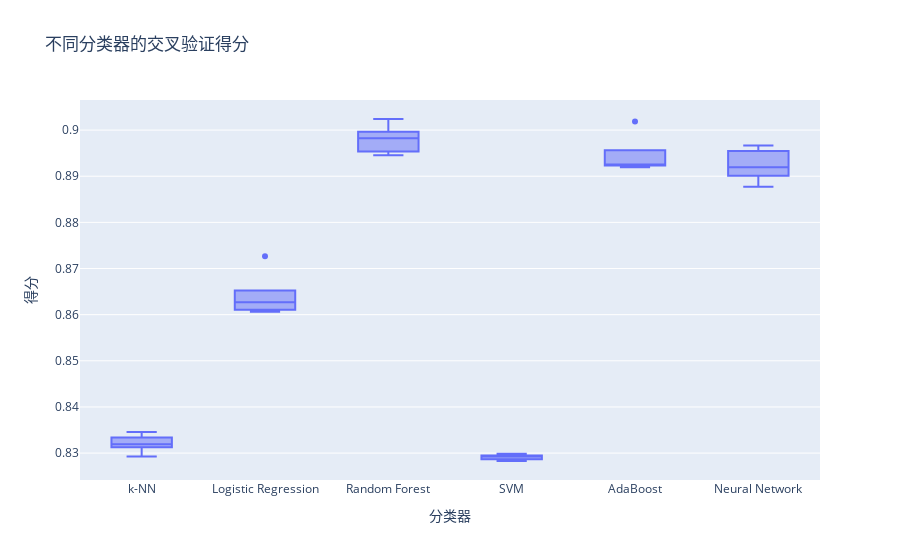

Notebook source saved alongside this figure:
### Code cell
# 划分特征和目标列
X = df.drop(columns=['tackle_assist_success'])
y = df['tackle_assist_success']

# 将'tackle_assist_success'列转换为二进制分类目标
threshold = 0.5
y = (y > threshold).astype(int)

# 划分数据集为80%训练集和20%验证集
X_train, X_valid, y_train, y_valid = train_test_split(X, y, test_size=0.2, random_state=42)

# 初始化不同的分类器
classifiers = {
    'k-NN': KNeighborsClassifier(),
    'Logistic Regression': LogisticRegression(),
    'Random Forest': RandomForestClassifier(),
    'SVM': SVC(),
    'AdaBoost': AdaBoostClassifier(),
    'Neural Network': MLPClassifier()
}

# 存储不同分类器的交叉验证得分
scores = {}

for clf_name, clf in classifiers.items():
    # 计算交叉验证得分
    cv_scores = cross_val_score(clf, X_train, y_train, cv=5)
    scores[clf_name] = cv_scores

# 将得分数据转换为DataFrame
scores_df = pd.DataFrame(scores)

# 使用Plotly绘制箱型图
fig = px.box(scores_df, title='不同分类器的交叉验证得分',
             labels={'variable': '分类器', 'value': '得分'},
             boxmode='group')

# 显示图形
fig.show()

### Figure 1 — Plotly figure (JSON) as saved in the notebook; plotly's stock layout.template omitted (floating-point values rounded to 4 significant figures)
{"data": [{"alignmentgroup": "True", "hovertemplate": "分类器=%{x}<br>得分=%{y}<extra></extra>", "legendgroup": "", "marker": {"color": "#636efa"}, "name": "", "notched": false, "offsetgroup": "", "orientation": "v", "showlegend": false, "type": "box", "x": ["k-NN", "k-NN", "k-NN", "k-NN", "k-NN", "Logistic Regression", "Logistic Regression", "Logistic Regression", "Logistic Regression", "Logistic Regression", "Random Forest", "Random Forest", "Random Forest", "Random Forest", "Random Forest", "SVM", "SVM", "SVM", "SVM", "SVM", "AdaBoost", "AdaBoost", "AdaBoost", "AdaBoost", "AdaBoost", "Neural Network", "Neural Network", "Neural Network", "Neural Network", "Neural Network"], "x0": " ", "xaxis": "x", "y": [0.8319, 0.8319, 0.8346, 0.833, 0.8292, 0.8627, 0.8606, 0.8612, 0.8727, 0.8627, 0.8982, 0.9024, 0.8956, 0.8946, 0.8987, 0.8283, 0.8299, 0.8288, 0.8293, 0.8292, 0.892, 0.8935, 0.9019, 0.8925, 0.8924, 0.8951, 0.892, 0.8967, 0.8909, 0.8877], "y0": " ", "yaxis": "y"}], "layout": {"boxmode": "group", "legend": {"tracegroupgap": 0}, "title": {"text": "不同分类器的交叉验证得分"}, "xaxis": {"anchor": "y", "domain": [0, 1], "title": {"text": "分类器"}}, "yaxis": {"anchor": "x", "domain": [0, 1], "title": {"text": "得分"}}}}
